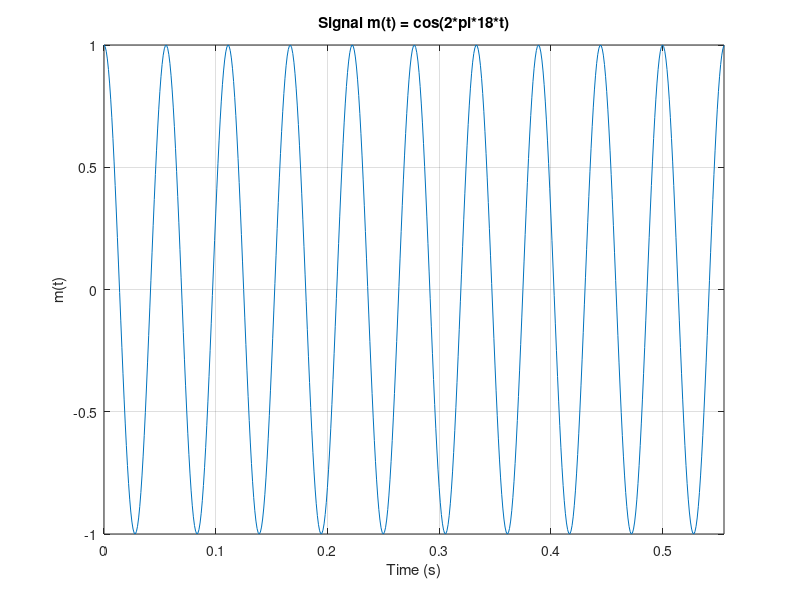
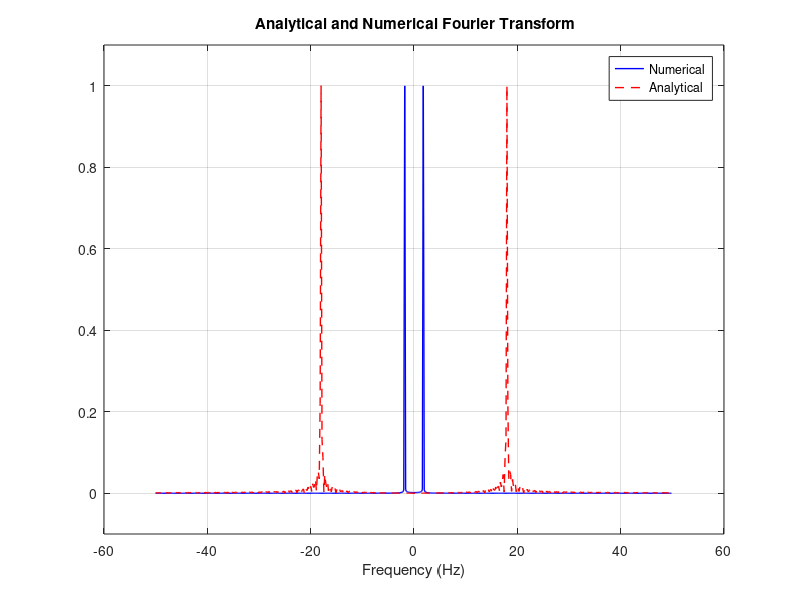

MATLAB code for these plots, in order:
clc;
close all;
clear;
ts=1/1000;  %Time step
fm=18;       %Massage Frequency
T=10/fm;      %Total simulation time
fs=0.1/ts;     % Sampling frequency
N=ceil(T/ts); %Length of Vector 
t=0:ts:(N-1)*ts;
df=fs/N;      %Frequency step
m=cos(2*pi*fm*t); %Massage Signal
m(t>9|t<0)=0;
figure (1);
plot(t,m);
xlabel('Time (s)');
ylabel('m(t)');
title('Signal m(t) = cos(2*pi*18*t)');
axis tight;
grid on;
%%%%%%%%%%%%%%%%%%%%%%%%%%%%%%%%%%%%%%%%%%%%%%%%%
if(rem(N,2)==0)
f = - (0.5*fs) : df : (0.5*fs-df) ; 
else
    f = - (0.5*fs-0.5*df) : df : (0.5*fs-0.5*df) ; 
end
%%%%%%%%%%%%%%%%%%%%%%%%%%%%%%%%%%%%%%%%%%%%%%%%%%
% Numerical fft
M_nu=fftshift(fft(m))/N;


% Analytical expression %%%%% محتاجين نسال المعيد فيه %%%%
M_an = (9/2)*(sinc(9*(f-18)) + sinc(9*(f+18)));

%%%%%%%%%%%%%%%%%%%%%%%%%%%%%%%%%%%%%%%%%%%%%%%%%
%plot
figure (2);
plot(f,abs(M_nu)/(max(M_nu)),"Color","b","LineWidth",1);
hold on ;
plot(f,abs(M_an)/(max(M_an)),"Color","r","LineStyle","--","LineWidth",1);
xlabel('Frequency (Hz)');
ylabel=('M(F)');
title(' Analytical and Numerical Fourier Transform');
legend('Numerical', 'Analytical');
ylim([-0.1 , 1.1]);
grid on;
%%%%%%%%%%%%%%%%%%%%%%%%%%%%%%%%%%%%%%%%%%%%%%%%%%%%
